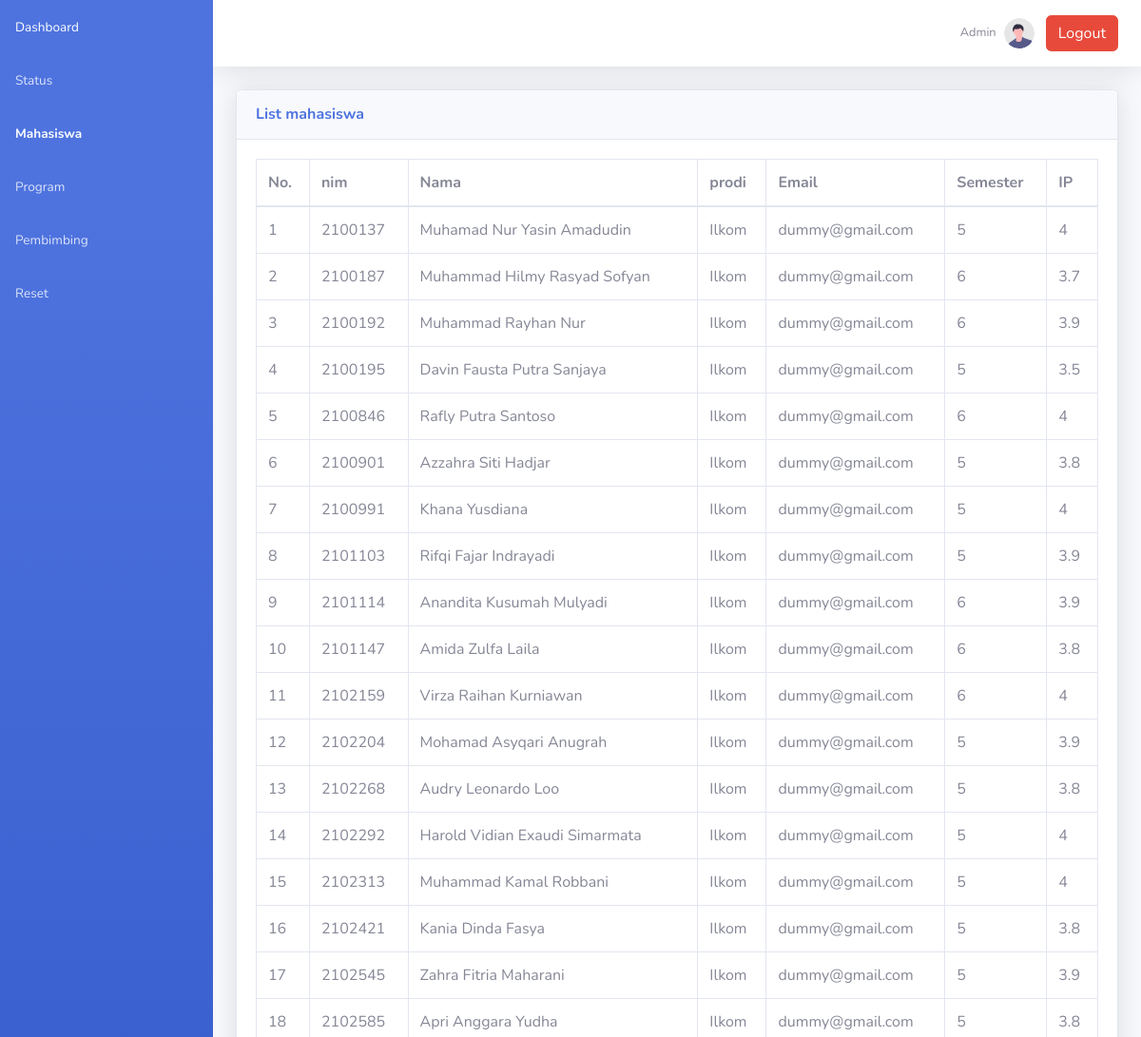
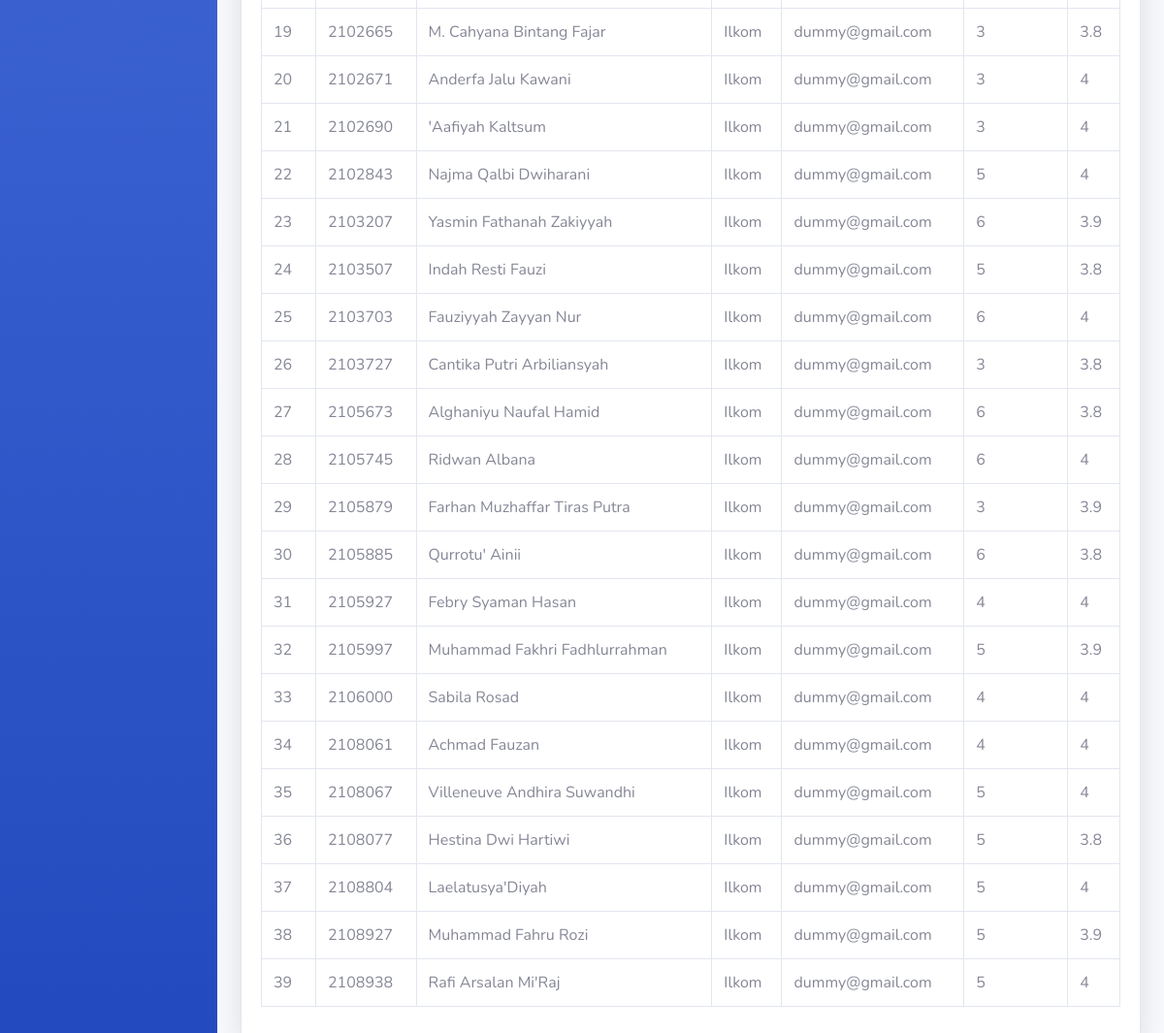
The app's page /listmahasiswa.php with its own data (2 pictures, top to bottom).
### tables this page shows
CREATE TABLE `tmahasiswa` (
  `nip` varchar(20) NOT NULL,
  `nim` varchar(10) NOT NULL,
  `nama_mahasiswa` varchar(50) NOT NULL,
  `prodi` varchar(50) NOT NULL,
  `email_mahasiswa` varchar(50) NOT NULL,
  `semester_mahasiswa` int(11) NOT NULL,
  `sks_sisa_konversi` int(11) DEFAULT 0,
  `sks_dalam_univ` int(11) DEFAULT 20,
  `sks_luar_univ` int(11) DEFAULT 40,
  `ipk_mahasiswa` float NOT NULL,
  `status_mahasiswa` varchar(25) DEFAULT 'belum berpartisipasi'
);

### listmahasiswa.php (the view, shortened to what this page needs)
<!DOCTYPE html>
<html lang="en">
<head>
    <link href="vendor/fontawesome-free/css/all.min.css" rel="stylesheet" type="text/css">
    <link href="css/sb-admin-2.min.css" rel="stylesheet">
</head>
<body id="page-top">
    <div id="wrapper">
        <ul class="navbar-nav bg-gradient-primary sidebar sidebar-dark accordion" id="accordionSidebar">
        <li class="nav-item">
                <a class="nav-link" href="admin.php">
                    <span>Dashboard</span></a>
            </li>
            <li class="nav-item">
                <a class="nav-link" href="admin.php">
                    <span>Status</span></a>
            </li>
            <li class="nav-item active">
                <a class="nav-link" href="listmahasiswa.php">
                    <span>Mahasiswa</span></a>
            </li>
            <li class="nav-item">
                <a class="nav-link" href="listprogram.php">
                    <span>Program</span></a>
            </li>
            <li class="nav-item">
                <a class="nav-link" href="listpembimbing.php">
                    <span>Pembimbing</span></a>
            </li>
            <li class="nav-item">
                <a class="nav-link" href="reset.php">
                    <span>Reset</span></a>
            </li>
        </ul>
        <div id="content-wrapper" class="d-flex flex-column">
            <div id="content">
                <nav class="navbar navbar-expand navbar-light bg-white topbar mb-4 static-top shadow">
                    <ul class="navbar-nav ml-auto">
                        <li class="nav-item dropdown no-arrow">
                            <a class="nav-link dropdown-toggle" href="index.php" id="userDropdown" role="button"
                                data-toggle="dropdown" aria-haspopup="true" aria-expanded="false">
                                <span class="mr-2 d-none d-lg-inline text-gray-600 small">Admin</span>
                                <img class="img-profile rounded-circle"
                                    src="img/undraw_profile.svg">
                            </a>
                        </li>
                        <li class="nav-item align-self-center">
                            <a href='logout.php' class='btn btn-danger mr-2'>Logout</a>
                        </li>
                    </ul>
                </nav>
                <div class="container-fluid">
                    <div class="card shadow mb-4">
                        <div class="card-header py-3">
                            <h6 class="m-0 font-weight-bold text-primary">List mahasiswa</h6>
                        </div>
                        <div class="card-body">
                        <?php
                        require_once "config.php";
                        $sql = "SELECT * FROM tmahasiswa";
                        if($result = mysqli_query($link, $sql)){
                            if(mysqli_num_rows($result) > 0){
                                echo '<div class="table-responsive">';
                                    echo '<table class="table table-bordered" id="dataTable" width="100%" cellspacing="0">';
                                        echo "<thead>";
                                            echo "<tr>";
                                                echo "<th>No.</th>";
                                                echo "<th>nim</th>";
                                                echo "<th>Nama</th>";
                                                echo "<th>prodi</th>";
                                                echo "<th>Email</th>";
                                                echo "<th>Semester</th>";
                                                echo "<th>IP</th>";
                                            echo "</tr>";
                                        echo "</thead>";
                                        echo "<tbody>";
                                        $num = 1;
                                        while($row = mysqli_fetch_array($result)){
                                            echo "<tr>";
                                                echo "<td>" . $num++ . "</td>";
                                                echo "<td>" . $row['nim'] . "</td>";
                                                echo "<td>" . $row['nama_mahasiswa'] . "</td>";
                                                echo "<td>" . $row['prodi'] . "</td>";
                                                echo "<td>" . $row['email_mahasiswa'] . "</td>";
                                                echo "<td>" . $row['semester_mahasiswa'] . "</td>";
                                                echo "<td>" . $row['ipk_mahasiswa'] . "</td>";
                                            echo "</tr>";
                                        }
                                        echo "</tbody>";
                                    echo "</table>";
                                echo '</div>';
                            } else{
                                echo '<div class="alert alert-danger"><em>List kosong</em></div>';
                            }
                        } else{
                            echo "Oops! Something went wrong. Please try again later.";
                        }
                        ?>
                        </div>
                    </div>
                </div>
            </div>
        </div>
    </div>
</body>
</html>

### records on screen
tmahasiswa: nim "2100137", nama_mahasiswa "Muhamad Nur Yasin Amadudin", prodi "Ilkom", email_mahasiswa "dummy@gmail.com", semester_mahasiswa "5", ipk_mahasiswa "4"
tmahasiswa: nim "2100187", nama_mahasiswa "Muhammad Hilmy Rasyad Sofyan", prodi "Ilkom", email_mahasiswa "dummy@gmail.com", semester_mahasiswa "6", ipk_mahasiswa "3.7"
tmahasiswa: nim "2100192", nama_mahasiswa "Muhammad Rayhan Nur", prodi "Ilkom", email_mahasiswa "dummy@gmail.com", semester_mahasiswa "6", ipk_mahasiswa "3.9"
tmahasiswa: nim "2100195", nama_mahasiswa "Davin Fausta Putra Sanjaya", prodi "Ilkom", email_mahasiswa "dummy@gmail.com", semester_mahasiswa "5", ipk_mahasiswa "3.5"
tmahasiswa: nim "2100846", nama_mahasiswa "Rafly Putra Santoso", prodi "Ilkom", email_mahasiswa "dummy@gmail.com", semester_mahasiswa "6", ipk_mahasiswa "4"
tmahasiswa: nim "2100901", nama_mahasiswa "Azzahra Siti Hadjar", prodi "Ilkom", email_mahasiswa "dummy@gmail.com", semester_mahasiswa "5", ipk_mahasiswa "3.8"
tmahasiswa: nim "2100991", nama_mahasiswa "Khana Yusdiana", prodi "Ilkom", email_mahasiswa "dummy@gmail.com", semester_mahasiswa "5", ipk_mahasiswa "4"
tmahasiswa: nim "2101103", nama_mahasiswa "Rifqi Fajar Indrayadi", prodi "Ilkom", email_mahasiswa "dummy@gmail.com", semester_mahasiswa "5", ipk_mahasiswa "3.9"
tmahasiswa: nim "2101114", nama_mahasiswa "Anandita Kusumah Mulyadi", prodi "Ilkom", email_mahasiswa "dummy@gmail.com", semester_mahasiswa "6", ipk_mahasiswa "3.9"
tmahasiswa: nim "2101147", nama_mahasiswa "Amida Zulfa Laila", prodi "Ilkom", email_mahasiswa "dummy@gmail.com", semester_mahasiswa "6", ipk_mahasiswa "3.8"
tmahasiswa: nim "2102159", nama_mahasiswa "Virza Raihan Kurniawan", prodi "Ilkom", email_mahasiswa "dummy@gmail.com", semester_mahasiswa "6", ipk_mahasiswa "4"
tmahasiswa: nim "2102204", nama_mahasiswa "Mohamad Asyqari Anugrah", prodi "Ilkom", email_mahasiswa "dummy@gmail.com", semester_mahasiswa "5", ipk_mahasiswa "3.9"
tmahasiswa: nim "2102268", nama_mahasiswa "Audry Leonardo Loo", prodi "Ilkom", email_mahasiswa "dummy@gmail.com", semester_mahasiswa "5", ipk_mahasiswa "3.8"
tmahasiswa: nim "2102292", nama_mahasiswa "Harold Vidian Exaudi Simarmata", prodi "Ilkom", email_mahasiswa "dummy@gmail.com", semester_mahasiswa "5", ipk_mahasiswa "4"
tmahasiswa: nim "2102313", nama_mahasiswa "Muhammad Kamal Robbani", prodi "Ilkom", email_mahasiswa "dummy@gmail.com", semester_mahasiswa "5", ipk_mahasiswa "4"
tmahasiswa: nim "2102421", nama_mahasiswa "Kania Dinda Fasya", prodi "Ilkom", email_mahasiswa "dummy@gmail.com", semester_mahasiswa "5", ipk_mahasiswa "3.8"
tmahasiswa: nim "2102545", nama_mahasiswa "Zahra Fitria Maharani", prodi "Ilkom", email_mahasiswa "dummy@gmail.com", semester_mahasiswa "5", ipk_mahasiswa "3.9"
tmahasiswa: nim "2102585", nama_mahasiswa "Apri Anggara Yudha", prodi "Ilkom", email_mahasiswa "dummy@gmail.com", semester_mahasiswa "5", ipk_mahasiswa "3.8"
tmahasiswa: nim "2102665", nama_mahasiswa "M. Cahyana Bintang Fajar", prodi "Ilkom", email_mahasiswa "dummy@gmail.com", semester_mahasiswa "3", ipk_mahasiswa "3.8"
tmahasiswa: nim "2102671", nama_mahasiswa "Anderfa Jalu Kawani", prodi "Ilkom", email_mahasiswa "dummy@gmail.com", semester_mahasiswa "3", ipk_mahasiswa "4"
tmahasiswa: nim "2102690", nama_mahasiswa "'Aafiyah Kaltsum", prodi "Ilkom", email_mahasiswa "dummy@gmail.com", semester_mahasiswa "3", ipk_mahasiswa "4"
tmahasiswa: nim "2102843", nama_mahasiswa "Najma Qalbi Dwiharani", prodi "Ilkom", email_mahasiswa "dummy@gmail.com", semester_mahasiswa "5", ipk_mahasiswa "4"
tmahasiswa: nim "2103207", nama_mahasiswa "Yasmin Fathanah Zakiyyah", prodi "Ilkom", email_mahasiswa "dummy@gmail.com", semester_mahasiswa "6", ipk_mahasiswa "3.9"
tmahasiswa: nim "2103507", nama_mahasiswa "Indah Resti Fauzi", prodi "Ilkom", email_mahasiswa "dummy@gmail.com", semester_mahasiswa "5", ipk_mahasiswa "3.8"
tmahasiswa: nim "2103703", nama_mahasiswa "Fauziyyah Zayyan Nur", prodi "Ilkom", email_mahasiswa "dummy@gmail.com", semester_mahasiswa "6", ipk_mahasiswa "4"
tmahasiswa: nim "2103727", nama_mahasiswa "Cantika Putri Arbiliansyah", prodi "Ilkom", email_mahasiswa "dummy@gmail.com", semester_mahasiswa "3", ipk_mahasiswa "3.8"
tmahasiswa: nim "2105673", nama_mahasiswa "Alghaniyu Naufal Hamid", prodi "Ilkom", email_mahasiswa "dummy@gmail.com", semester_mahasiswa "6", ipk_mahasiswa "3.8"
tmahasiswa: nim "2105745", nama_mahasiswa "Ridwan Albana", prodi "Ilkom", email_mahasiswa "dummy@gmail.com", semester_mahasiswa "6", ipk_mahasiswa "4"
tmahasiswa: nim "2105879", nama_mahasiswa "Farhan Muzhaffar Tiras Putra", prodi "Ilkom", email_mahasiswa "dummy@gmail.com", semester_mahasiswa "3", ipk_mahasiswa "3.9"
tmahasiswa: nim "2105885", nama_mahasiswa "Qurrotu' Ainii", prodi "Ilkom", email_mahasiswa "dummy@gmail.com", semester_mahasiswa "6", ipk_mahasiswa "3.8"
tmahasiswa: nim "2105927", nama_mahasiswa "Febry Syaman Hasan", prodi "Ilkom", email_mahasiswa "dummy@gmail.com", semester_mahasiswa "4", ipk_mahasiswa "4"
tmahasiswa: nim "2105997", nama_mahasiswa "Muhammad Fakhri Fadhlurrahman", prodi "Ilkom", email_mahasiswa "dummy@gmail.com", semester_mahasiswa "5", ipk_mahasiswa "3.9"
tmahasiswa: nim "2106000", nama_mahasiswa "Sabila Rosad", prodi "Ilkom", email_mahasiswa "dummy@gmail.com", semester_mahasiswa "4", ipk_mahasiswa "4"
tmahasiswa: nim "2108061", nama_mahasiswa "Achmad Fauzan", prodi "Ilkom", email_mahasiswa "dummy@gmail.com", semester_mahasiswa "4", ipk_mahasiswa "4"
tmahasiswa: nim "2108067", nama_mahasiswa "Villeneuve Andhira Suwandhi", prodi "Ilkom", email_mahasiswa "dummy@gmail.com", semester_mahasiswa "5", ipk_mahasiswa "4"
tmahasiswa: nim "2108077", nama_mahasiswa "Hestina Dwi Hartiwi", prodi "Ilkom", email_mahasiswa "dummy@gmail.com", semester_mahasiswa "5", ipk_mahasiswa "3.8"
tmahasiswa: nim "2108804", nama_mahasiswa "Laelatusya'Diyah", prodi "Ilkom", email_mahasiswa "dummy@gmail.com", semester_mahasiswa "5", ipk_mahasiswa "4"
tmahasiswa: nim "2108927", nama_mahasiswa "Muhammad Fahru Rozi", prodi "Ilkom", email_mahasiswa "dummy@gmail.com", semester_mahasiswa "5", ipk_mahasiswa "3.9"
tmahasiswa: nim "2108938", nama_mahasiswa "Rafi Arsalan Mi'Raj", prodi "Ilkom", email_mahasiswa "dummy@gmail.com", semester_mahasiswa "5", ipk_mahasiswa "4"
